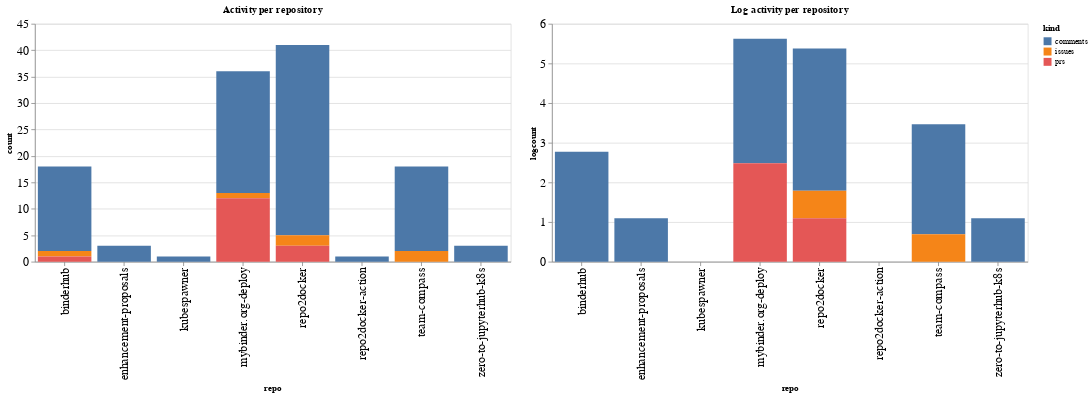

Source (notebook cell):
### Code cell
ch1 = alt.Chart(repo_summaries, width=600, title="Activity per repository").mark_bar().encode(
    x='repo',
    y='count',
    color='kind',
    tooltip="kind"
)

ch2 = alt.Chart(repo_summaries, width=600, title="Log activity per repository").mark_bar().encode(
    x='repo',
    y='logcount',
    color='kind',
    tooltip="kind"
)

ch1 | ch2

### Figure 1 — Vega-Lite specification as saved in the notebook (floating-point values rounded to 4 significant figures)
{"config": {"axisLeft": {"labelFontSize": 15}, "axisBottom": {"labelFontSize": 15}}, "hconcat": [{"mark": "bar", "encoding": {"color": {"type": "nominal", "field": "kind"}, "tooltip": {"type": "nominal", "field": "kind"}, "x": {"type": "nominal", "field": "repo"}, "y": {"type": "quantitative", "field": "count"}}, "title": "Activity per repository", "width": 600}, {"mark": "bar", "encoding": {"color": {"type": "nominal", "field": "kind"}, "tooltip": {"type": "nominal", "field": "kind"}, "x": {"type": "nominal", "field": "repo"}, "y": {"type": "quantitative", "field": "logcount"}}, "title": "Log activity per repository", "width": 600}], "data": {"name": "data-5646071499787b09406d2f3a4de738c2"}, "$schema": "https://vega.github.io/schema/vega-lite/v4.8.1.json", "datasets": {"data-5646071499787b09406d2f3a4de738c2": [{"repo": "binderhub", "kind": "comments", "count": 16, "logcount": 2.773}, {"repo": "binderhub", "kind": "issues", "count": 1, "logcount": 0.0}, {"repo": "binderhub", "kind": "prs", "count": 1, "logcount": 0.0}, {"repo": "enhancement-proposals", "kind": "comments", "count": 3, "logcount": 1.099}, {"repo": "kubespawner", "kind": "comments", "count": 1, "logcount": 0.0}, {"repo": "mybinder.org-deploy", "kind": "comments", "count": 23, "logcount": 3.135}, {"repo": "mybinder.org-deploy", "kind": "issues", "count": 1, "logcount": 0.0}, {"repo": "mybinder.org-deploy", "kind": "prs", "count": 12, "logcount": 2.485}, {"repo": "repo2docker", "kind": "comments", "count": 36, "logcount": 3.584}, {"repo": "repo2docker", "kind": "issues", "count": 2, "logcount": 0.6931}, {"repo": "repo2docker", "kind": "prs", "count": 3, "logcount": 1.099}, {"repo": "repo2docker-action", "kind": "comments", "count": 1, "logcount": 0.0}, {"repo": "team-compass", "kind": "comments", "count": 16, "logcount": 2.773}, {"repo": "team-compass", "kind": "issues", "count": 2, "logcount": 0.6931}, {"repo": "zero-to-jupyterhub-k8s", "kind": "comments", "count": 3, "logcount": 1.099}]}}
